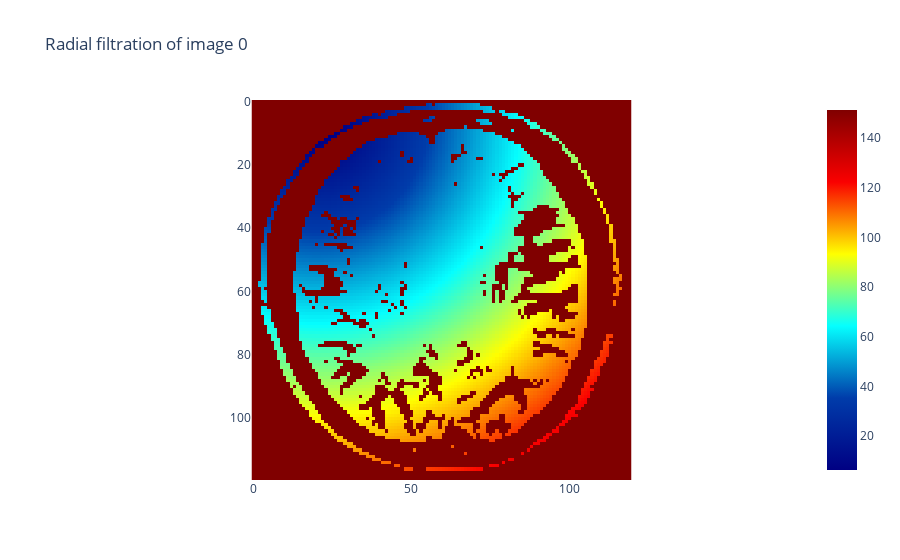

This figure's notebook cell:
### Code cell
#data/interim/Testing/notumor/Te-no_0032.jpg

# Open the image using PIL
image = Image.open(os.path.join(PATH,'data/interim/resized/Testing/notumor/Te-no_0032.jpg'))

image_np = np.array(image)
image_formatted = image_np[None, :,:]

binarizer = Binarizer(threshold=0.35)
image_binarized = binarizer.fit_transform(image_formatted)

binarizer.plot(image_binarized)

radial_filtration = RadialFiltration(center=np.array([20, 6]))
image_filtration = radial_filtration.fit_transform(image_binarized)

radial_filtration.plot(image_filtration, colorscale="jet")

### Figure 1 — Plotly figure (JSON) as saved in the notebook; plotly's stock layout.template omitted (floating-point values rounded to 4 significant figures; data arrays with more than 128 entries replaced by an {"elided": "..."} marker saying what was removed)
{"data": [{"colorscale": [[0, "rgb(0,0,131)"], [0.2, "rgb(0,60,170)"], [0.4, "rgb(5,255,255)"], [0.6, "rgb(255,255,0)"], [0.8, "rgb(250,0,0)"], [1, "rgb(128,0,0)"]], "type": "heatmap", "z": {"elided": "120x120 float values"}}], "layout": {"plot_bgcolor": "white", "title": {"text": "Radial filtration of image 0"}, "xaxis": {"constrain": "domain", "scaleanchor": "y"}, "yaxis": {"autorange": "reversed", "constrain": "domain"}}}
